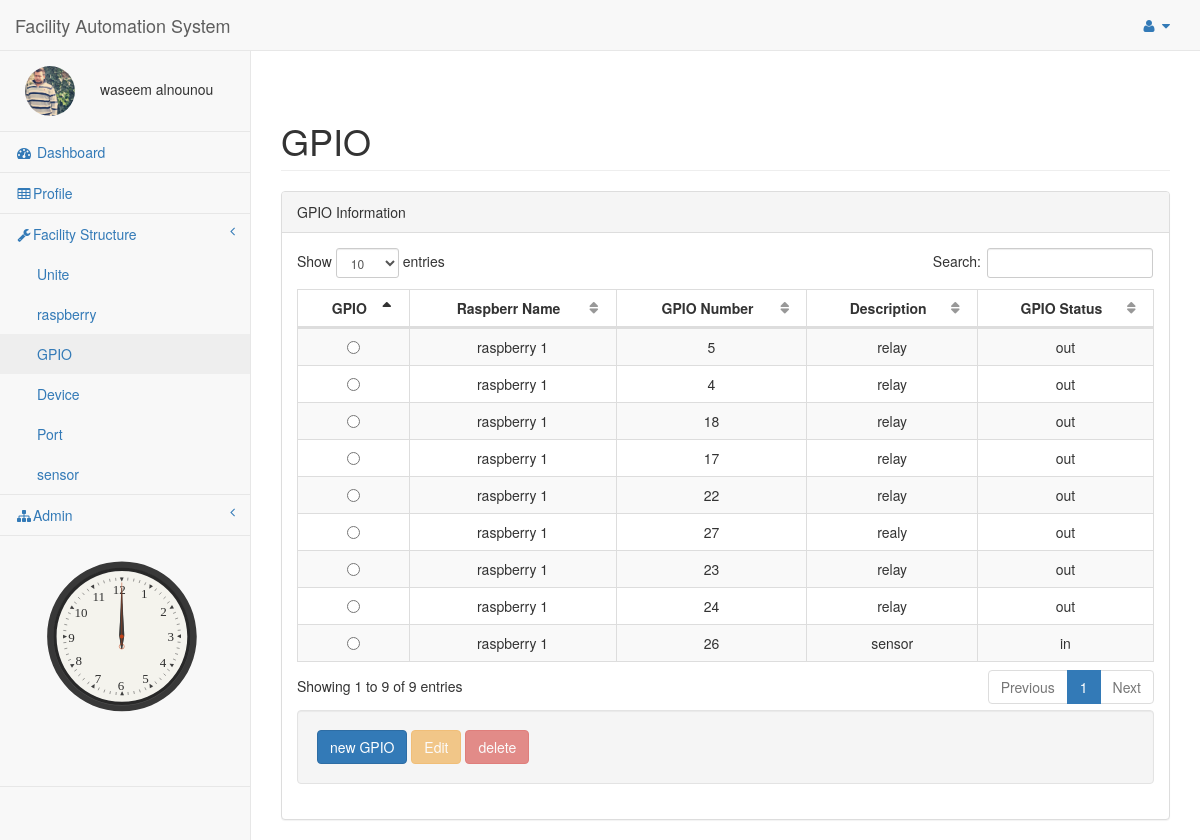
/FAS/pages/GPIO.php (signed in), run on the app's committed database.
### tables this page shows
CREATE TABLE IF NOT EXISTS `user` (
  `Id` int(10) UNSIGNED NOT NULL AUTO_INCREMENT,
  `First_Name` varchar(30) DEFAULT NULL,
  `Last_Name` varchar(30) DEFAULT NULL,
  `password` varchar(30) NOT NULL,
  `email` varchar(50) DEFAULT NULL,
  `Img` varchar(50) DEFAULT NULL,
  `Birthday` date DEFAULT NULL,
  `Gender` int(11) DEFAULT NULL,
  PRIMARY KEY (`Id`)
);

CREATE TABLE IF NOT EXISTS `gpio` (
  `Id` int(10) UNSIGNED NOT NULL AUTO_INCREMENT,
  `raspberry_id` int(11) NOT NULL,
  `GPIO_Number` int(2) NOT NULL,
  `status` int(11) NOT NULL,
  `Description` varchar(100) DEFAULT NULL,
  `Type` int(1) NOT NULL,
  PRIMARY KEY (`Id`)
);

### FAS/pages/GPIO.php (the view, shortened to what this page needs)
<?php
try{
include("config.php");
 $UID=$_SESSION['user_Id'];
  $dbdlt=FALSE;$dbupd=FALSE;$dbins=FALSE;$dbdis=FALSE;
     if($UID==NULL){
       Redirect('login.php', false);
   }else{
      $sql = "SELECT * FROM user WHERE Id ='$UID'";
      $result = mysqli_query($db,$sql);
      $row = mysqli_fetch_array($result,MYSQLI_ASSOC);
      $count = mysqli_num_rows($result);
      if($count == 1) {
         $user_name = $row["First_Name"]. " " .$row["Last_Name"];
         $user_Img=$row["Img"];
      }else{
         Redirect('login.php', false);
      }
   }
    function  filltable($db){
    if (!$db) {
    die("Connection failed: " . mysqli_connect_error());
}
else
{
 $sql = "SELECT *,(select Name from raspberry r where g.raspberry_id=r.id) as Name  FROM GPIO g";
 $result = mysqli_query($db, $sql);
 $count = mysqli_num_rows($result);
    if ($count > 0) {
    while($row = mysqli_fetch_assoc($result)) {
        if($row["status"]==1){$g='out';}else{$g='in';}
        echo "<tr id='".$row["Id"]."' ><td>" . "<input type='radio'  class='btn btn-warning btn-lg btn-block' name='selectedrow' " . "value='".$row["Id"]."'/>". "</td><td data-value='Name' >". $row["Name"]. "</td><td data-value='GN' >".  $row["GPIO_Number"]. "</td><td data-value='Des'>" .  $row["Description"]. "</td><td data-value='status'>". $g."</td></tr>";
    }
  }
else
{
    echo "0 results";
    }
  }
}
}
catch (Exception $e) {
    echo 'Caught exception: ',  $e->getMessage(), "\n";
}
?>
<!DOCTYPE html>
<html lang="en">
<head>
    <link href="../vendor/bootstrap/css/bootstrap.min.css" rel="stylesheet">
    <link href="../vendor/metisMenu/metisMenu.min.css" rel="stylesheet">
    <link href="../vendor/datatables-plugins/dataTables.bootstrap.css" rel="stylesheet">
    <link href="../vendor/datatables-responsive/dataTables.responsive.css" rel="stylesheet">
    <link href="../dist/css/sb-admin-2.css" rel="stylesheet">
    <link href="../vendor/font-awesome/css/font-awesome.min.css" rel="stylesheet" type="text/css">
</head>
<body>
    <div id="wrapper">
        <nav class="navbar navbar-default navbar-static-top" role="navigation" style="margin-bottom: 0">
            <div class="navbar-header">
  <a class="navbar-brand" href="index.php">Facility Automation System</a>
            </div>
            <ul class="nav navbar-top-links navbar-right">
                <li class="dropdown">
                    <a class="dropdown-toggle" data-toggle="dropdown" href="#">
                        <i class="fa fa-user fa-fw"></i> <i class="fa fa-caret-down"></i>
                    </a>
                </li>
            </ul>
            <div class="navbar-default sidebar" role="navigation">
                <div class="sidebar-nav navbar-collapse">
                    <ul class="nav" id="side-menu">
                        <li class="sidebar-search">
                              <div class="row" style="">
<?php
if($user_Img<>''){
    echo  "<img class='userimg' src="."$user_Img". " alt='user image' height='50' width='50' >";
}else
{
    echo  '<img  src="\FAS\img\user\user.jpg" class="userimg"  alt="user image" height="50 width="50" />';
    }
     echo $user_name;
?>
                         </div>
                        </li>
                        <li>
                            <a href="index.php"><i class="fa fa-dashboard fa-fw"></i> Dashboard</a>
                        </li>
                        <li>
                            <a href="userprofile.php"><i class="fa fa-table fa-fw"></i>Profile</a>
                        </li>
                        <li>
                            <a href="#"><i class="fa fa-wrench fa-fw"></i>Facility Structure<span class="fa arrow"></span></a>
                            <ul class="nav nav-second-level">
                                <li>
                                    <a href="Unite.php">Unite</a>
                                </li>
                                      <li>
                                    <a href="raspberry.php">raspberry</a>
                                </li>
                                   <li>
                                    <a href="GPIO.php">GPIO</a>
                                </li>
                                <li>
                                    <a href="Device.php">Device</a>
                                </li>
                                <li>
                                    <a href="Port.php">Port</a>
                                </li>
                                <li>
                                    <a href="sensor.php">sensor</a>
                                </li>
                            </ul>
                        </li>
                        <li>
                            <a href="#"><i class="fa fa-sitemap fa-fw"></i>Admin<span class="fa arrow"></span></a>
                        </li>
                                                  <li>
<svg version="1.1" id="clock" xmlns="http://www.w3.org/2000/svg" xmlns:xlink="http://www.w3.org/1999/xlink" x="0px" y="0px"
	 width="150px" height="150px" viewBox="50 50 400 500"
	 xml:space="preserve">
<g id="markings">
	<text transform="matrix(1 0 0 1 282 174.4307)" fill="#303030" font-family="'Futura-Medium'" font-size="26">1</text>
	<text transform="matrix(1 0 0 1 320.6987 209.9229)" fill="#303030" font-family="'Futura-Medium'" font-size="26">2</text>
	<text transform="matrix(1 0 0 1 335.0396 260.3213)" fill="#303030" font-family="'Futura-Medium'" font-size="26">3</text>
	<text transform="matrix(1 0 0 1 319.6987 311.6914)" fill="#303030" font-family="'Futura-Medium'" font-size="26">4</text>
	<text transform="matrix(1 0 0 1 284.5 344.7695)" fill="#303030" font-family="'Futura-Medium'" font-size="26">5</text>
	<text transform="matrix(1 0 0 1 235.5522 357.5293)" fill="#303030" font-family="'Futura-Medium'" font-size="26">6</text>
	<text transform="matrix(1 0 0 1 189.3726 343.7695)" fill="#303030" font-family="'Futura-Medium'" font-size="26">7</text>
	<text transform="matrix(1 0 0 1 151.0664 308.9883)" fill="#303030" font-family="'Futura-Medium'" font-size="26">8</text>
	<text transform="matrix(1 0 0 1 136.3916 262.6992)" fill="#303030" font-family="'Futura-Medium'" font-size="26">9</text>
	<text transform="matrix(1 0 0 1 149.0664 212.9229)" fill="#303030" font-family="'Futura-Medium'" font-size="26">10</text>
	<text transform="matrix(1 0 0 1 184.9673 179.9668)" fill="#303030" font-family="'Futura-Medium'" font-size="26">11</text>
	<text transform="matrix(1 0 0 1 225.7227 165.9639)" fill="#303030" font-family="'Futura-Medium'" font-size="26">12</text>
</g>
</svg>
                        </li>
                    </ul>
                </div>
            </div>
        </nav>
        <div id="page-wrapper">
            <form  method="post">
            <div class="row">
                 <div class="panel-body">
                        </div>
                <div class="col-lg-12">
                    <h1 class="page-header">GPIO</h1>
                </div>
            </div>
            <div class="row">
                <div class="col-lg-12">
                    <div class="panel panel-default">
                        <div class="panel-heading">
                            GPIO Information
                        </div>
                        <div class="panel-body">
                            <table style="width: 100%" class="table table-striped table-bordered table-hover" id="dataTables-example">
                                <thead>
                                    <tr>
                                        <th>GPIO</th>
                                         <th>Raspberr Name</th>
                                        <th>GPIO Number</th>
                                        <th>Description</th>
                                        <th>GPIO Status</th>
                                    </tr>
                                </thead>
                                <tbody>
  <?php
     if($dbdis==TRUE)
    { filltable($db);}
  ?>
                                </tbody>
                            </table>
                            <div class="well">
   <?php
                               if($dbins){ echo "<input type='button' id='btnmodel' class='btn btn-primary' value='new GPIO' data-toggle='modal' data-target='#myModal'/>";}
                              if($dbupd){   echo" <input type='button' disabled id='edt' class='btn btn-warning' alt='Edit'  value='Edit'  data-toggle='modal' data-target='#myModal'/>";}
                               if($dbdlt){ echo"  <input type='button' disabled id='dlt' class='btn btn-danger' alt='delete' name='' value='delete'/>";}
                                ?>
                            </div>
                        </div>
                    </div>
                </div>
            </div>
                 </form>
        </div>
    </div>
</body>
</html>

### FAS/pages/GPIO.php (style rules this page uses)
svg { width: 250px; height: 250px; display: block; margin: auto; }
img { border-radius: 50%; }
td,th { text-align:center; }
.userimg { border-radius: 50%; margin-top:0px ; margin-bottom:0px; margin-right:25px; margin-left: 25px; border:#808080 soild 2px; }

### data on the page
user: Img (picture), user_name "waseem alnounou"
gpio: Name "raspberry 1", GPIO_Number "5", Description "relay", status "out"
gpio: Name "raspberry 1", GPIO_Number "4", Description "relay", status "out"
gpio: Name "raspberry 1", GPIO_Number "18", Description "relay", status "out"
gpio: Name "raspberry 1", GPIO_Number "17", Description "relay", status "out"
gpio: Name "raspberry 1", GPIO_Number "22", Description "relay", status "out"
gpio: Name "raspberry 1", GPIO_Number "27", Description "realy", status "out"
gpio: Name "raspberry 1", GPIO_Number "23", Description "relay", status "out"
gpio: Name "raspberry 1", GPIO_Number "24", Description "relay", status "out"
gpio: Name "raspberry 1", GPIO_Number "26", Description "sensor", status "in"
